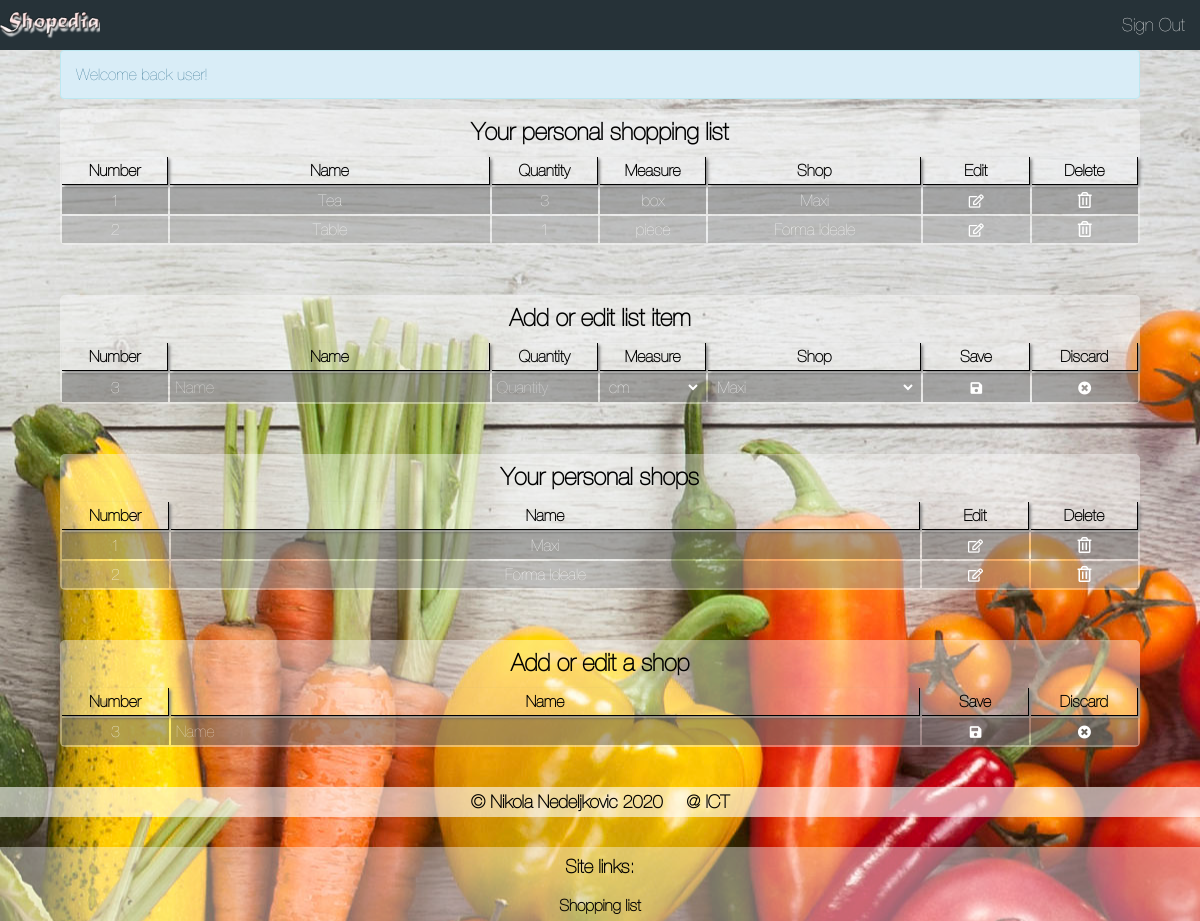
/index.php?page=login (signed in), run on the app's committed database.
### tables this page shows
CREATE TABLE `role` (
  `ID` int(11) NOT NULL,
  `role` varchar(30) NOT NULL
);

CREATE TABLE `item` (
  `ID` int(11) NOT NULL,
  `name` varchar(50) NOT NULL,
  `quantity` double NOT NULL,
  `measure_id` int(11) DEFAULT NULL,
  `user_id` int(11) NOT NULL,
  `shop_id` int(11) DEFAULT NULL
);

CREATE TABLE `measure` (
  `ID` int(11) NOT NULL,
  `name` varchar(50) NOT NULL
);

CREATE TABLE `shop` (
  `ID` int(11) NOT NULL,
  `name` varchar(50) NOT NULL,
  `user_id` int(11) NOT NULL
);

### app/Config/autoload.php (called while the page is built, shortened)
<?php
spl_autoload_register(function ($path) {
    $path = str_replace("\\", DIRECTORY_SEPARATOR, $path);
    $path[0] = strtolower($path[0]);
    $path .= ".php";
});

### app/Config/DATABASE.php (called while the page is built, shortened)
<?php
class DATABASE {
    private $connection;
    private static $database;
    public static function instance() {
        if(self::$database === null){
            self::$database = new DATABASE();
        }
        return self::$database;
    }
    private function connect() {
        try {
            $this->connection = new \PDO("mysql:host=".SERVER.";dbname=".DBNAME.";charset=utf8", USERNAME, PASSWORD);
            $this->connection->setAttribute(\PDO::ATTR_DEFAULT_FETCH_MODE, \PDO::FETCH_OBJ);
            $this->connection->setAttribute(\PDO::ATTR_ERRMODE, \PDO::ERRMODE_EXCEPTION);
        }
        catch(PDOException $ex) {
            echo $ex->getMessage();
        }
    }
    public function executeQuery(string $query) {
        return $this->connection->query($query)->fetchAll();
    }
    public function executeQueryAll(string $query, Array $params) {
        $prepare = $this->connection->prepare($query);
        $prepare->execute($params);
        return $prepare->fetchAll();
    }
}

### data.php (called while the page is built, shortened)
<?php
    require_once "app/Config/autoload.php";
    $shopcont = new ShopController();
    $rolecont = new RoleController();
    $measurecont = new MeasureController();
    $itemcont = new ItemController();
    $item_data = $itemcont->getItems($_SESSION['user']->ID);
    $measure_data = $measurecont->getMeasures();
    $shop_data = $shopcont->getShops($_SESSION['user']->ID);
    $role_data = $rolecont->getRoles();
?>

### app/Controllers/RoleController.php (called while the page is built, shortened)
<?php
    class RoleController {
        private $model;
        public function __construct(){
            $this->model = new Role(DATABASE::instance());
        }
        public function getRoles() {
            return $this->model->getRoles();
        }
    }

### app/Models/Role.php (called while the page is built, shortened)
<?php
    class Role {
        private $database;
        public function __construct(DATABASE $database) {
            $this->database = $database;
        }
        public function getRoles() {
            return $this->database->executeQuery("SELECT * FROM role");
        }
    }

### app/Controllers/ItemController.php (called while the page is built, shortened)
<?php
    class ItemController {
        private $model;
        public function __construct(){
            $this->model = new Item(DATABASE::instance());
        }
        public function getItems($user_id) {
            return $this->model->getItems($user_id);
        }
    }

### app/Models/Item.php (called while the page is built, shortened)
<?php
    class Item {
        private $database;
        public function __construct(DATABASE $database) {
            $this->database = $database;
        }
        public function getItems($user_id) {
            return $this->database->executeQueryAll("SELECT i.ID as item_id, i.name AS name, i.quantity AS quantity, m.name AS measure, s.name AS shop, m.ID AS measure_id, s.ID AS shop_id FROM item i INNER JOIN measure m ON i.measure_id = m.ID INNER JOIN shop s ON i.shop_id = s.ID WHERE i.user_id = ?", [$user_id]);
        }
    }

### app/Controllers/MeasureController.php (called while the page is built, shortened)
<?php
    class MeasureController {
        private $model;
        public function __construct(){
            $this->model = new Measure(DATABASE::instance());
        }
        public function getMeasures() {
            return $this->model->getMeasures();
        }
    }

### app/Models/Measure.php (called while the page is built, shortened)
<?php
    class Measure {
        private $database;
        public function __construct(DATABASE $database) {
            $this->database = $database;
        }
        public function getMeasures() {
            return $this->database->executeQuery("SELECT * FROM measure");
        }
    }

### app/Controllers/ShopController.php (called while the page is built, shortened)
<?php
    class ShopController {
        private $model;
        public function __construct(){
            $this->model = new Shop(DATABASE::instance());
        }
        public function getShops($user_id) {
            return $this->model->getShops($user_id);
        }
    }

### app/Models/Shop.php (called while the page is built, shortened)
<?php
    class Shop {
        private $database;
        public function __construct(DATABASE $database) {
            $this->database = $database;
        }
        public function getShops($user_id) {
            return $this->database->executeQueryAll("SELECT ID, name FROM shop WHERE user_id = ?", [$user_id]);
        }
    }

### app/Views/pages/main.php (the view, shortened to what this page needs)
<?php include_once "data.php"; ?>
<p id="welcome_sign">Welcome back <?php echo $_SESSION['user']->username; ?>!</p>
<div class="main_panel">
    <h2>Your personal shopping list</h2>
    <table>
        <tr>
            <th>Number</th>
            <th>Name</th>
            <th>Quantity</th>
            <th>Measure</th>
            <th>Shop</th>
            <th>Edit</th>
            <th>Delete</th>
        </tr>
        <?php $item_num = 1; foreach($item_data as $item): ?>
        <tr>
            <td id="itemnum<?=$item_num;?>"><?=$item_num;?></td>
            <td id="itemname<?=$item_num;?>"><?=$item->name;?></td>
            <td id="itemquantity<?=$item_num;?>"><?=$item->quantity;?></td>
            <td id="itemmeasure<?=$item_num;?>" data-id="<?=$item->measure_id;?>"><?=$item->measure;?></td>
            <td id="itemshop<?=$item_num;?>" data-id="<?=$item->shop_id;?>"><?=$item->shop;?></td>
            <td><button onclick="item_edit_click(<?=$item_num;?>, <?=$item->item_id;?>)"><span class="far fa-edit"></span></button></td>
            <td><a href="api.php?page=item_delete&id=<?=$item->item_id;?>"><span class="far fa-trash-alt"></span></a></td>
        </tr>
        <?php $item_num++; endforeach; ?>
    </table>
</div>
<div class="main_panel not_first">
    <h2>Add or edit list item</h2>
    <table>
        <tr>
            <th>Number</th>
            <th>Name</th>
            <th>Quantity</th>
            <th>Measure</th>
            <th>Shop</th>
            <th>Save</th>
            <th>Discard</th>
        </tr>
        <tr>
            <form onsubmit="return add_edit_item_check()" method="POST" action="api.php?page=item_edit">
                <td id="item_add_edit_number" data-id="<?=$item_num;?>"><?=$item_num;?></td>
                <td><input type="text" name="item_add_edit_name" id="item_add_edit_name" placeholder="Name"/></td>
                <td><input type="number" name="item_add_edit_quantity" id="item_add_edit_quantity" placeholder="Quantity" min="1"/></td>
                <td><select name="item_add_edit_measure" id="item_add_edit_measure">
                    <?php foreach($measure_data as $measure): ?>
                        <option value="<?=$measure->ID;?>"><?=$measure->name;?></option>
                    <?php endforeach; ?>
                </select></td>
                <td><select name="item_add_edit_shop" id="item_add_edit_shop">
                    <?php foreach($shop_data as $shops): ?>
                        <option value="<?=$shops->ID;?>"><?=$shops->name;?></option>
                    <?php endforeach; ?>
                </select></td>
                <td><button type="submit" name="item_add_edit_submit"><span class="fas fa-save"></span></button></td>
            </form>
            <td><button onclick="item_edit_discard()"><span class="fas fa-times-circle"></span></button></td>
        </tr>
    </table>
</div>
<div class="main_panel not_first your_shops">
    <h2>Your personal shops</h2>
    <table>
        <tr>
            <th>Number</th>
            <th>Name</th>
            <th>Edit</th>
            <th>Delete</th>
        </tr>
        <?php $shop_num = 1; foreach($shop_data as $shop): ?>
        <tr>
            <td id="shopnum<?=$shop_num;?>"><?=$shop_num;?></td>
            <td id="shopname<?=$shop_num;?>"><?=$shop->name;?></td>
            <td><button onclick="shop_edit_click(<?=$shop_num;?>, <?=$shop->ID;?>)"><span class="far fa-edit"></span></button></td>
            <td><a href="api.php?page=shop_delete&id=<?=$shop->ID;?>"><span class="far fa-trash-alt"></span></a></td>
        </tr>
        <?php $shop_num++; endforeach; ?>
    </table>
</div>
<div class="main_panel not_first your_shops">
    <h2>Add or edit a shop</h2>
    <table>
        <tr>
            <th>Number</th>
            <th>Name</th>
            <th>Save</th>
            <th>Discard</th>
        </tr>
        <tr>
            <form onsubmit="return add_edit_shop_check()" method="POST" action="api.php?page=shop_edit">
                <td id="shop_add_edit_number" data-id="<?=$shop_num;?>"><?=$shop_num;?></td>
                <td><input type="text" name="shop_add_edit_name" id="shop_add_edit_name" placeholder="Name"/></td>
                <td><button type="submit" name="shop_add_edit_submit"><span class="fas fa-save"></span></button></td>
            </form>
            <td><button onclick="shop_edit_discard()"><span class="fas fa-times-circle"></span></button></td>
        </tr>
    </table>
</div>

### assets/css/style.css (style rules this page uses)
* { margin: 0px; padding: 0px; box-sizing: border-box; font-family: HelveticaNeue; }
html { background: url('../img/food_background.jpg') no-repeat center center fixed; }
#welcome_sign { width: 90%; margin-left: 5%; color: #31708f; background-color: #d9edf7; padding: 15px; margin-bottom: 20px; border: 1px solid transparent; border-color: #bce8f1; border-radius: 4px; margin-bottom: 10px; }
.main_panel { border-radius: 5px; width: 90%; margin-left: 5%; background-color: rgba(255, 255, 255, 0.4); display: flex; justify-content: space-around; align-items: center; flex-direction: column; }
.main_panel h2 { margin-top: 10px; margin-bottom: 10px; }
.main_panel table { width: 100%; table-layout: fixed; }
.main_panel table button { border: none; background-color: transparent; color: #fff; cursor: pointer; }
.main_panel table input, .main_panel table select { width: 100%; border: none; background-color: transparent; font-size: 16px; color: #fff; }
.main_panel table a { color: #fff; }
.main_panel table select option { color: #000; }
.main_panel table input::placeholder { color: #fff; opacity: 0.7; }
.main_panel.not_first { margin-top: 50px; }
.main_panel table tr:nth-child(even) { background-color: rgba(0, 0, 0, 0.3); color: #fff; }
.main_panel table tr:nth-child(odd) { background-color: rgba(0, 0, 0, 0.2); color: #fff; }
.main_panel table tr:first-child { background-color: transparent; color: #000; }
.main_panel table tr th { border-bottom: 1px solid #000; border-right: 1px solid #000; box-shadow: 2px 2px 3px #888; }
.main_panel table tr td { text-align: center; }
.main_panel table tr th, .main_panel table tr td { padding: 5px; text-overflow: ellipsis; overflow: hidden; }
.main_panel table tr th:nth-child(1), .main_panel table tr th:nth-child(3), .main_panel table tr th:nth-child(4), .main_panel table tr th:nth-child(6), .main_panel table tr th:nth-child(7), .main_panel table tr td:nth-child(1), .main_panel table tr td:nth-child(3), .main_panel table tr td:nth-child(4), .main_panel table tr td:nth-child(6), .main_panel table tr td:nth-child(7) { width: 10%; }
.main_panel table tr th:nth-child(2), .main_panel table tr td:nth-child(2) { width: 30%; }
.main_panel table tr th:nth-child(5), .main_panel table tr td:nth-child(5) { width: 20%; }
.your_shops table tr th:nth-child(1), .your_shops table tr th:nth-child(3), .your_shops table tr th:nth-child(4), .your_shops table tr td:nth-child(1), .your_shops table tr td:nth-child(3), .your_shops table tr td:nth-child(4) { width: 10%; }
.your_shops table tr th:nth-child(2), .your_shops table tr td:nth-child(2) { width: 70%; }

### data on the page
role: role "user"
item: name "Tea", quantity "3", measure.name "box", shop.name "Maxi"
item: name "Table", quantity "1", measure.name "piece", shop.name "Forma Ideale"
shop: name "Maxi"
shop: name "Forma Ideale"

### other printed values
$item_num "3"
$shop_num "3"
form field item_add_edit_measure "cm"
form field item_add_edit_shop "Maxi"
